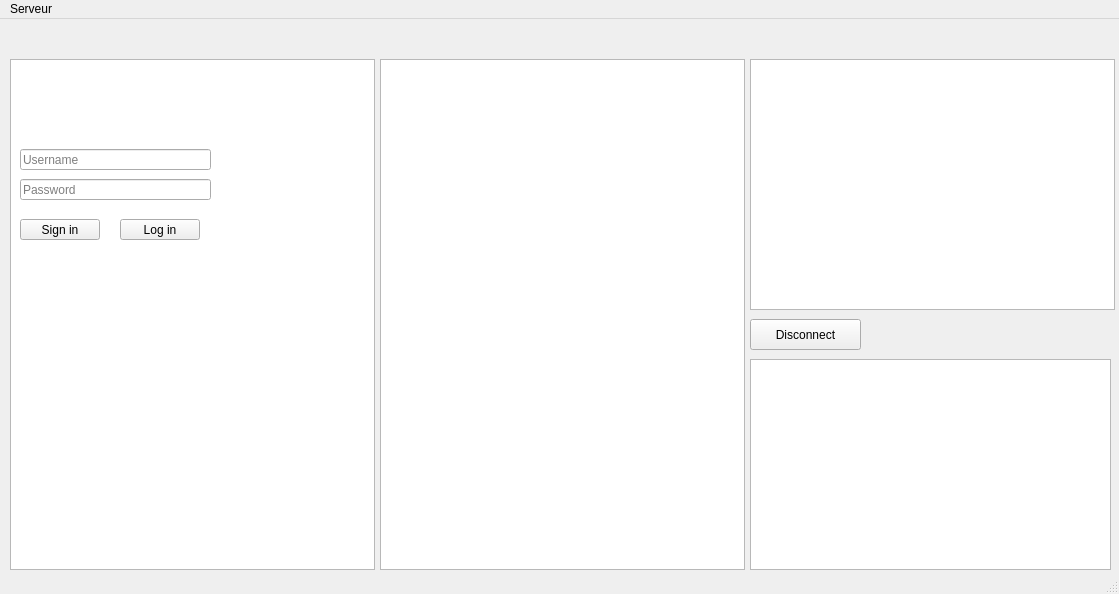
<?xml version="1.0" encoding="UTF-8"?>
<ui version="4.0">
 <class>MainWindow</class>
 <widget class="QMainWindow" name="MainWindow">
  <property name="geometry">
   <rect>
    <x>0</x>
    <y>0</y>
    <width>1119</width>
    <height>594</height>
   </rect>
  </property>
  <property name="windowTitle">
   <string>MainWindow</string>
  </property>
  <widget class="QWidget" name="centralwidget">
   <widget class="QLabel" name="welcomeLabel">
    <property name="geometry">
     <rect>
      <x>60</x>
      <y>-60</y>
      <width>711</width>
      <height>261</height>
     </rect>
    </property>
    <property name="font">
     <font>
      <pointsize>20</pointsize>
     </font>
    </property>
    <property name="text">
     <string/>
    </property>
    <property name="textFormat">
     <enum>Qt::AutoText</enum>
    </property>
    <property name="scaledContents">
     <bool>false</bool>
    </property>
    <property name="alignment">
     <set>Qt::AlignCenter</set>
    </property>
    <property name="wordWrap">
     <bool>false</bool>
    </property>
   </widget>
   <widget class="QLineEdit" name="usernameText">
    <property name="enabled">
     <bool>true</bool>
    </property>
    <property name="geometry">
     <rect>
      <x>20</x>
      <y>130</y>
      <width>191</width>
      <height>21</height>
     </rect>
    </property>
    <property name="placeholderText">
     <string>Username</string>
    </property>
   </widget>
   <widget class="QLineEdit" name="passwordText">
    <property name="enabled">
     <bool>true</bool>
    </property>
    <property name="geometry">
     <rect>
      <x>20</x>
      <y>160</y>
      <width>191</width>
      <height>21</height>
     </rect>
    </property>
    <property name="echoMode">
     <enum>QLineEdit::Password</enum>
    </property>
    <property name="placeholderText">
     <string>Password</string>
    </property>
   </widget>
   <widget class="QPushButton" name="signInButton">
    <property name="enabled">
     <bool>true</bool>
    </property>
    <property name="geometry">
     <rect>
      <x>20</x>
      <y>200</y>
      <width>80</width>
      <height>21</height>
     </rect>
    </property>
    <property name="text">
     <string>Sign in</string>
    </property>
   </widget>
   <widget class="QPushButton" name="logInButton">
    <property name="enabled">
     <bool>true</bool>
    </property>
    <property name="geometry">
     <rect>
      <x>120</x>
      <y>200</y>
      <width>80</width>
      <height>21</height>
     </rect>
    </property>
    <property name="text">
     <string>Log in</string>
    </property>
   </widget>
   <widget class="QListWidget" name="friendConnectedList">
    <property name="enabled">
     <bool>true</bool>
    </property>
    <property name="geometry">
     <rect>
      <x>10</x>
      <y>40</y>
      <width>365</width>
      <height>511</height>
     </rect>
    </property>
    <property name="sortingEnabled">
     <bool>false</bool>
    </property>
   </widget>
   <widget class="QListWidget" name="friendDisconnectedList">
    <property name="geometry">
     <rect>
      <x>380</x>
      <y>40</y>
      <width>365</width>
      <height>511</height>
     </rect>
    </property>
   </widget>
   <widget class="QLabel" name="errorLog">
    <property name="geometry">
     <rect>
      <x>20</x>
      <y>180</y>
      <width>401</width>
      <height>16</height>
     </rect>
    </property>
    <property name="text">
     <string/>
    </property>
   </widget>
   <widget class="QListWidget" name="friendRequestList">
    <property name="geometry">
     <rect>
      <x>750</x>
      <y>40</y>
      <width>365</width>
      <height>251</height>
     </rect>
    </property>
   </widget>
   <widget class="QPushButton" name="disconnectButton">
    <property name="geometry">
     <rect>
      <x>750</x>
      <y>300</y>
      <width>111</width>
      <height>31</height>
     </rect>
    </property>
    <property name="text">
     <string>Disconnect</string>
    </property>
    <property name="icon">
     <iconset>
      <normaloff>qrc:/Ressources/exit.png</normaloff>qrc:/Ressources/exit.png</iconset>
    </property>
   </widget>
   <widget class="QListWidget" name="callList">
    <property name="geometry">
     <rect>
      <x>750</x>
      <y>340</y>
      <width>361</width>
      <height>211</height>
     </rect>
    </property>
   </widget>
   <zorder>friendDisconnectedList</zorder>
   <zorder>friendConnectedList</zorder>
   <zorder>welcomeLabel</zorder>
   <zorder>usernameText</zorder>
   <zorder>passwordText</zorder>
   <zorder>signInButton</zorder>
   <zorder>logInButton</zorder>
   <zorder>errorLog</zorder>
   <zorder>friendRequestList</zorder>
   <zorder>disconnectButton</zorder>
   <zorder>callList</zorder>
  </widget>
  <widget class="QMenuBar" name="menubar">
   <property name="geometry">
    <rect>
     <x>0</x>
     <y>0</y>
     <width>1119</width>
     <height>20</height>
    </rect>
   </property>
   <widget class="QMenu" name="menuServeur">
    <property name="title">
     <string>Serveur</string>
    </property>
    <addaction name="actionConnection"/>
    <addaction name="actionSearchForFriend"/>
   </widget>
   <addaction name="menuServeur"/>
  </widget>
  <widget class="QStatusBar" name="statusbar"/>
  <action name="actionConnection">
   <property name="text">
    <string>Connection</string>
   </property>
  </action>
  <action name="actionSearchForFriend">
   <property name="text">
    <string>SearchForFriend</string>
   </property>
  </action>
 </widget>
 <resources/>
 <connections/>
</ui>
